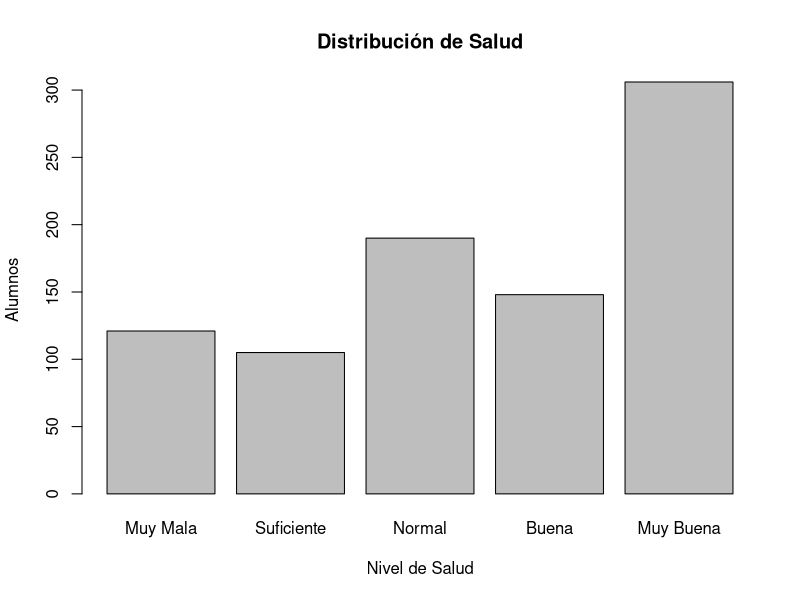
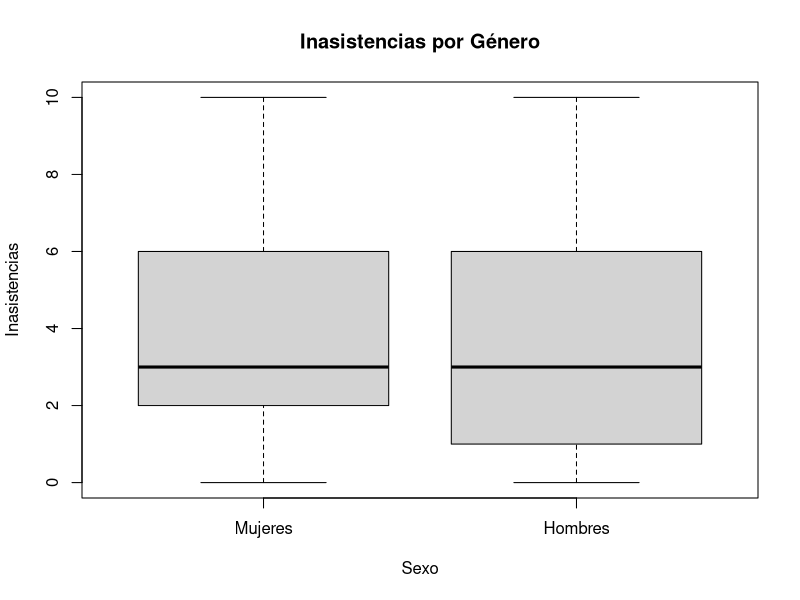
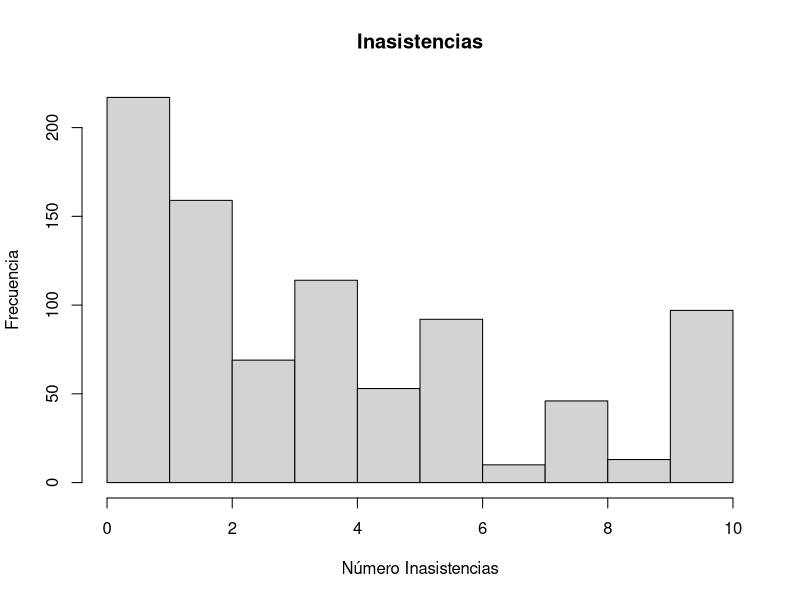

The R script that drew these images, in order:
# Para imprimir tablas en formato latex
library(xtable)

# Aumenta el tamaño de impresión
options(width=as.integer(1000))


# Leer datos desde el archivo
data = read.csv(file = "./DatosControl.csv", sep = ";")


writeLines('########################################################################')
writeLines('1 Medidas de Tendencia y dispersión.')
writeLines('########################################################################')

# Temporalmente cambia el tipo de datos para VTR e Inasistencias
dataT = data
dataT[, 3] <- as.factor(data[, 3])
dataT[, 7] <- as.factor(data[, 7])

writeLines("\n")
writeLines('a) Realice una tabla resumiendo a grandes rasgos el dataset.')
length(data[,1])
ans = summary(dataT)
ans
xtable(ans[,c(1,2,3,4)])
xtable(ans[,c(5,6,7,8)])

writeLines("\n")
writeLines('b) Encuentre el máximo y mı́nimo para la variable VTR.')
ans = summary(data[, 3])[c(1,6)]
ans
xtable(data.frame(VTR=c(ans)))

writeLines("\n")
writeLines('c) Encuentre la cantidad de personas que reprobaron los ramos con nota <55 y la frecuencia relativa asociada.')
ans = c(
  Cantidad=sum(data[,8]=="<55"),
  Rel.Freq=sum(data[,8]=="<55")/length(data[,8])
)
ans
xtable(data.frame(Reprobados=ans))

writeLines("\n")
writeLines("d) Construya un nuevo dataset que incluya solo a aquellos alumnos que reprobaron los ramos con nota <55")
dataT <- subset(data, Nota.Final == "<55")

writeLines("  i) ¿Cuántas personas dicen haber mantenido un estado de salud ’Bueno’ o ’Muy Bueno’ y cuantas un estado de salud ’Malo’ o ’Muy Malo’?")
ans = c(
  Buena=sum(dataT[,6] == "Buena" | dataT[,6] == "Muy Buena"),
  Mala=sum(dataT[,6] == "Suficiente" | dataT[,6] == "Muy Mala")
)
ans
xtable(data.frame(Salud=ans))

writeLines("  ii) ¿Cuántas personas dicen haber estudiado 2-5 Hr semanalmente?")
ans = sum(dataT[,2] == "2-5 hr")
ans
xtable(data.frame(Horas=c("2-5"=ans)))

writeLines("  iii) ¿Cuántas personas tuvieron una cantidad de inasistencias menor a 5, un estado de salud ’Bueno’ o ’Muy Bueno’ y dedicaron al estudio de su asignatura a lo menos 5-10 Hr?")
ans = c(
  Cantidad=sum(dataT[,7] < 5 & ( dataT[,6] == "Muy Buena" | dataT[,6] == "Buena" ) & dataT[,2] == "5-10 hr" )
)
ans
xtable(data.frame(Buenos=ans))

writeLines("  iv) Analice y concluya lo que usted cree que pueden indicar sus cálculos.")
# Procentaje "responsables" reprobados
ans*100/length(data[,1])

# inasistencias por VTR
ans = data.frame(
  "0" = mean(subset(data, VTR == 0)[,7]),
  "1" = mean(subset(data, VTR == 1)[,7]),
  "2" = mean(subset(data, VTR == 2)[,7])
)
ans
xtable(data.frame(Inasistencias.VTR=ans))


writeLines("\n")
writeLines("e) Construya una tabla de resumen de la variable VTR")
ans = c(summary(data[,3])[c(3,4,5,6)], "Std.Dev."=sd(data[,3]), "Var"=var(data[,3]))
ans
xtable(data.frame(VTR=ans))

writeLines("\n")
writeLines("f) Obtenga sub-muestras de tamaño n = 200, 500 y 700 para la variable Inasistencias, encuentre la media de cada sub-muestra.")
ans = c(
  "200"=mean(sample(data[,7], size = 200)),
  "500"=mean(sample(data[,7], size = 500)),
  "700"=mean(sample(data[,7], size = 700))
)
ans
xtable(data.frame(Mean.SubMuestras=ans))


writeLines('\n\n\n########################################################################')
writeLines('2 Representación Gráfica de Datos.')
writeLines('########################################################################')

writeLines("\n")
writeLines("a) Constuya un grafico de barras para la distribución de frecuencias de cada uno de los estados de salud de la variable Salud.")
ans = factor(data$Salud, levels=c("Muy Mala", "Suficiente", "Normal", "Buena", "Muy Buena"))
png(filename="Gsalud.png")
plot(ans, main="Distribución de Salud", xlab="Nivel de Salud", ylab="Alumnos")
dev.off()

writeLines("\n")
writeLines("b) Obtenga dos sub-muestras de datos, una que contenga sólo mujeres y la otra sólo hombres, para cada una de estas sub-muestras construya un boxplot para la variable Inasistencias.")
ansF = Mujeres=subset(data, Sexo == "F")[,7]
ansM = Hombres=subset(data, Sexo == "M")[,7]
ansMax = max(length(ansF), length(ansM))
ans = data.frame(Mujeres=c(ansF, rep(ansF, ansMax - length(ansF))), Hombres=c(ansM, rep(NA, ansMax - length(ansM))) )
png(filename="GinasistenciasMF.png")
boxplot(ans, main="Inasistencias por Género", ylab="Inasistencias", xlab="Sexo")
dev.off()

writeLines("\n")
writeLines("c) Realice un histograma de la variable Inasistencias utilizando la regla de Sturges para calcular el numero de clases del histograma.")
ans = data[,7]
png(filename="Ginasistencias2.png")
ans = hist(ans, main="Inasistencias", xlab="Número Inasistencias", ylab="Frecuencia", breaks="Sturges")
dev.off()
ans
ans$counts/length(data[,7])
cumsum(ans$counts)

writeLines("\n")
writeLines("d) Para finalizar, investigue y realice al menos dos conclusiones generales sobre los datos que involucren cualquiera de las medidas y gráficos que obtuvo.")

# inasistencias por Carrete
ans = c(
  "Demasiado" = mean(subset(data, Carrete == "Demasiado")[,7]),
  "Mucho" = mean(subset(data, Carrete == "Mucho")[,7]),
  "Normal" = mean(subset(data, Carrete == "Normal")[,7]),
  "Poco" = mean(subset(data, Carrete == "Poco")[,7]),
  "Nada" = mean(subset(data, Carrete == "Nada")[,7])
)
ans
xtable(data.frame(Inasistencias.Carrete=ans))
